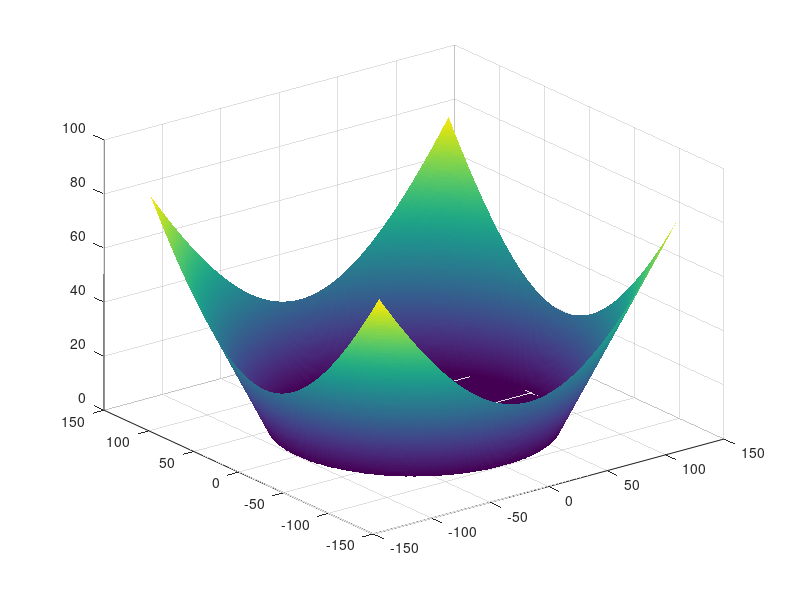
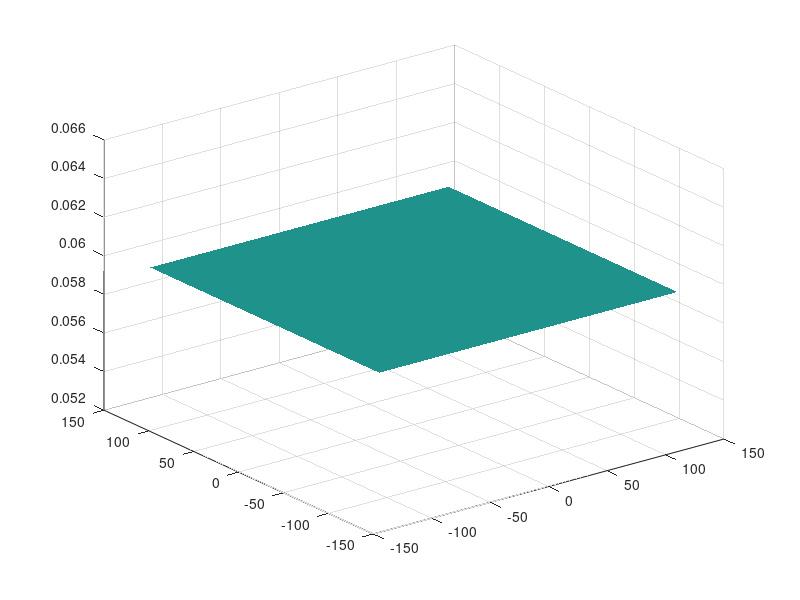

MATLAB code for these plots, in order: (Note: this script raises an error after producing the figures.)

%%% Multi-track simulation
%%% We will turn off all disp in GP2DF!!!!
clearvars
% % close all
format compact
close all
tic
%%
%%
disp(date);
%%%%%%%% Define Constants
disp('Defining Constants');

%%% Physical Constants
hbar = 0.6582;	% Plank's Constant (meV.ps)
c=3*10^14*10^-12;	% Speed of light (um/ps)
me=511*10^6/c^2;	% Free electron mass (meV/c^2)
mp=(7*10^-5)*me; % mass of Cavity photon
%%% Calculation Contronl
tstart = 1;	% Initial Dynamics time (ps)
tfinish = 200;	% Finish time (ps)     % reservoir steady state time needed: 100 ps; +20 ps;
tp = tfinish/2;
tstep=0.1;%0.25;	% Frequency to stroe data
Nt=(tfinish-tstart)/tstep;
%%%%%% End

%%%%%% Grid of energy, momentum and real space
%%% For energy
Ns=400;	% Sub-steps;
% Although data will be store for every tstep, it will be calculate over smaller intervals, Ns sets the number of intervals for every tstep;
sstep=tstep/Ns;	% This time step in time used in solving the differential equations; (ps)


uc=1; % Unit cell size (um)
nuc=128; % Number of Unit Cell in one direction from 0-end


%%% For real space
num_p = 2;
Nx=nuc*num_p;	% Number of points in x-axis
Ny=nuc*num_p;	% Number of points in y-axis
xmax=nuc*uc;	% Set x range (um)
ymax=nuc*uc;	% set y range (um)
x=((1:Nx)'-Nx/2-1)*2*xmax/Nx';	% Grid in x
y=((1:Ny)'-Ny/2-1)*2*ymax/Ny';  % Grid in y
dx=abs(x(4)-x(3));	% dx (um)
dy=abs(y(4)-y(3));      % dy
x0=Nx/2+1;  % x=0 index
y0=Ny/2+1;
[X,Y]=meshgrid(x,y);

%%% For momentum space
kxmax=pi/dx; % maxmium of k valus (um^-1)
kymax=pi/dy;
kx=((1:Nx)'-Nx/2-1)*pi/xmax;	% Grid in kx
ky=((1:Ny)'-Ny/2-1)*pi/ymax;	% Grid in ky
dkx=2*kxmax/Nx;	% dkx
dky=2*kymax/Ny;	% dky
[KX,KY]=meshgrid(kx,ky);
%%%%%% END

%%%%%% Dispersion
EC=(hbar^2)*(KX.^2+KY.^2)/(2*mp);

%%%%% Nonlinear interaction %%%%%%%%
%%%%% Parameters controled by experimantal
alphaNL=2*10^-3;	%meV*um^2
Gin = 0.02;   % Gain rate 0.02 ps^-1 um^2
beta= 10^-2;


%%%%%% Pump parameters: Laguerre Gaussian pumping
%%% Pump Rate Intensity no dxdy thing!!!!



omega = 0.15/hbar; %ps^-1
tauP = 14;   % ps
tauR = 120; % ps
Gamma = 1*hbar/(2*tauP);

% Pump intensity 
% P0 = 0.001;
% P0 = 0.05*Gamma*sqrt(hbar*omega/alphaNL);

ratio = 2;
Inten_Pn = ratio*1/(Gin*tauP*tauR);
% Inten_Pr = 0.05*20;
Inten_Pr = 0.05*20;
% Inten_Pr = 0.05*100;
sigr = 6; % size
sigr_Poten = 2;
sigr_non = 10;

locate_pump = -50;
locate_poten = 10;

RL = sqrt(X.^2+(Y-locate_pump).^2);
RL_non = sqrt(X.^2+(Y+locate_poten).^2);
RL_poten = sqrt(X.^2+(Y+locate_poten).^2);
Phase = atan2(Y,X);

%Gaussian
r = sqrt(X.^2 + Y.^2);

absorbL = 100;
streng = 1;
RL_ab=sqrt((X).^2+(Y).^2);
ab_boundary = streng*(RL_ab-absorbL>0).*(RL_ab-absorbL)*(-1i);

kky = -0.5; %um^-1
% kky = -3.4;
Pr = Inten_Pr*exp(-(RL/sigr).^2).*exp(-1i*kky*Y);
Pn = Inten_Pn*ones(length(x),length(x));




PE = 10; %meV;
Poten = PE*exp(-(RL_poten/sigr_Poten).^2);


figure()
surf(x,y,abs(ab_boundary))
shading interp

figure()
surf(x,y,abs(Pn))
shading interp
% saveas(gcf,'images/particle_number.jpg')
% saveas(gcf,sprintf('images/%d.jpg',1))


Poten = Poten + ab_boundary;






%%


%%%%%% Define Fehlberg coefficients (for fifth order Runge-Kutta procedure)
ai(1)=16/135;
ai(2)=0;
ai(3)=6656/12825;
ai(4)=28561/56430;
ai(5)=-9/50;
ai(6)=2/55; %#ok<NASGU>

aibi(1)=1/360;
aibi(2)=0;
aibi(3)=-128/4275;
aibi(4)=-2197/75240;
aibi(5)=1/50;
aibi(6)=2/55;

dij(1,1)=0;
dij(2,1)=1/4;
dij(3,1)=3/32;          dij(3,2)=9/32;
dij(4,1)=1932/2197;     dij(4,2)=-7200/2197;    dij(4,3)=7296/2197;
dij(5,1)=439/216;       dij(5,2)=-8;            dij(5,3)=3680/513;
dij(5,4)=-845/4104;
dij(6,1)=-8/27;         dij(6,2)=2;             dij(6,3)=-3544/2565;
dij(6,4)=1859/4104;     dij(6,5)=-11/40;
%%%%%% END

% Load initial condition
%load psi_601.mat
%load res_601.mat
%psi_ini = psi5;
%rev_ini = rev5;
%clear psi5 rev5

%%%%%% Define the initial state

t=0;	% Real time (ps)
%%% Take the initial wavefunction
% set the random seed
rng('shuffle'); % make the initial seed depned on current time
%rng('default'); % make sure the same random initial condition
% psi5=10e-1*(zeros(Ny,Nx)+1i*zeros(Ny,Nx));
% psi5=exp(-X.^2/4).*exp(-Y.^2/4).*exp(1i*X*2);
% psi5 = Pxy1;
% psi5=10e-2*(randn(Ny,Nx)+1i*randn(Ny,Nx));
psi5 = 10e-1*(zeros(Ny,Nx)+1i*zeros(Ny,Nx));
rev5 = 10e-1*(zeros(Ny,Nx)+1i*zeros(Ny,Nx));
% noise = 10e-10*(randn(Ny,Nx)+1i*randn(Ny,Nx));
%%%%%% END






para = struct('hbar',hbar,'sstep',sstep,'alpha',alphaNL,'tauP',tauP, ...
    'Pr',Pr,'Pn',Pn,'omega',omega,'tp',tp,'Gamma',Gamma,'EC',EC,'Gin',Gin,'beta',beta,'tauR',tauR,'Poten',Poten);
%%%%%% 5th order Runge-Kutta Algorithm
for si=0:1:4
    t=si*sstep;

    % Label theta at next, current and 4 sub-timesteps behind
    psin1=['psi',sprintf('%g',si+5+1)];	% Label of next sub-timestep
    psin = ['psi',sprintf('%g',si+5)];      % Label of current sub-timestep
    psin_4 = ['psi',sprintf('%g',si+5-4)];  % Label of four sub-timesteps back

    % Label theta at next, current and 4 sub-timesteps behind
    revn1=['rev',sprintf('%g',si+5+1)];	% Label of next sub-timestep
    revn = ['rev',sprintf('%g',si+5)];      % Label of current sub-timestep
    revn_4 = ['rev',sprintf('%g',si+5-4)];  % Label of four sub-timesteps back


    % Calculate gradients
    [f1psi,f1rev] = fcal2D(...
        eval(psin),...
        eval(revn),...
        t,para);

    [f2psi,f2rev] = fcal2D(...
        eval(psin)+dij(2,1)*f1psi,...
        eval(revn)+dij(2,1)*f1rev,...
        t,para);

    [f3psi,f3rev] = fcal2D(...
        eval(psin)+dij(3,1)*f1psi+dij(3,2)*f2psi,...
        eval(revn)+dij(3,1)*f1rev+dij(3,2)*f2rev,...
        t,para);

    [f4psi,f4rev] = fcal2D(...
        eval(psin)+dij(4,1)*f1psi+dij(4,2)*f2psi+dij(4,3)*f3psi,...
        eval(revn)+dij(4,1)*f1rev+dij(4,2)*f2rev+dij(4,3)*f3rev,...
        t,para);

    [f5psi,f5rev] = fcal2D(...
        eval(psin)+dij(5,1)*f1psi+dij(5,2)*f2psi+dij(5,3)*f3psi+dij(5,4)*f4psi,...
        eval(revn)+dij(5,1)*f1rev+dij(5,2)*f2rev+dij(5,3)*f3rev+dij(5,4)*f4rev,...
        t,para);

    [f6psi,f6rev] = fcal2D(...
        eval(psin)+dij(6,1)*f1psi+dij(6,2)*f2psi+dij(6,3)*f3psi+dij(6,4)*f4psi+dij(6,5)*f5psi,...
        eval(revn)+dij(6,1)*f1rev+dij(6,2)*f2rev+dij(6,3)*f3rev+dij(6,4)*f4rev+dij(6,5)*f5rev,...
        t,para);

    % Calculate fields at next sub-timestep
    eval([psin1 '=eval(psin)+ai(1)*f1psi+ai(2)*f2psi+ai(3)*f3psi+ai(4)*f4psi+ai(5)*f5psi+ai(6)*f6psi;']);
    eval([revn1 '=eval(revn)+ai(1)*f1rev+ai(2)*f2rev+ai(3)*f3rev+ai(4)*f4rev+ai(5)*f5rev+ai(6)*f6rev;']);

    % Calculate errors
    errorpsi=sum(sum(abs(...
        aibi(1)*f1psi+aibi(2)*f2psi+aibi(3)*f3psi...
        +aibi(4)*f4psi+aibi(5)*f5psi+aibi(6)*f6psi)))...
        /(sum(sum(abs(eval(psin1)))));

    % Clear psi at sub-timestep 6 substeps behind next substep
    clear(psin_4);
    clear(revn_4);

end
clear f1psi f2psi f3psi f4psi f5psi f6psi
clear f1rev f2rev f3rev f4rev f5rev f6rev

clear ai aibi dij

%%%%%% END

%%%%%% Prepare for 5th order Adams-Bashforth-Moulton Algorithm
% This part of the code prepares for the 5th order Adams-Bashforth-Moulton Algorithm. From the stored values of psi from the Runge-Kutta procedure it calculates the gradients, fpsi=dpsi/dt, for each sub-timestep. The results are the arrays: % fpsi6, fpsi7, fpsi8, fpsi9 We also keep the last value of the field: (psi10, theta10) This part of the procedure uses the function, fcal2D(psi,...,t), which gives the value of dpsi/dt
% Increment substep by one
si=si+1;        %si=5 now

% Label psi at previous four sub-timesteps
psin_1 = ['psi',sprintf('%g',si+5-1)];
psin_2 = ['psi',sprintf('%g',si+5-2)];
psin_3 = ['psi',sprintf('%g',si+5-3)];
psin_4 = ['psi',sprintf('%g',si+5-4)];

% Label f at previous four sub-timesteps
fpsin_1 = ['fpsi',sprintf('%g',si+5-1)];
fpsin_2 = ['fpsi',sprintf('%g',si+5-2)];
fpsin_3 = ['fpsi',sprintf('%g',si+5-3)];
fpsin_4 = ['fpsi',sprintf('%g',si+5-4)];

% Label phi at previous four sub-timesteps
revn_1 = ['rev',sprintf('%g',si+5-1)];
revn_2 = ['rev',sprintf('%g',si+5-2)];
revn_3 = ['rev',sprintf('%g',si+5-3)];
revn_4 = ['rev',sprintf('%g',si+5-4)];

% Label f at previous four sub-timesteps
frevn_1 = ['frev',sprintf('%g',si+5-1)];
frevn_2 = ['frev',sprintf('%g',si+5-2)];
frevn_3 = ['frev',sprintf('%g',si+5-3)];
frevn_4 = ['frev',sprintf('%g',si+5-4)];


% Calculate f at previous four sub-timesteps
eval([ '[' fpsin_1  ',' frevn_1 ']=fcal2D(' ...
    psin_1  ',' revn_1 ','...
    't,para);']);

eval([ '[' fpsin_2  ',' frevn_2 ']=fcal2D(' ...
    psin_2 ',' revn_2 ','...
    't,para);']);

eval([ '[' fpsin_3  ',' frevn_3 ']=fcal2D(' ...
    psin_3 ',' revn_3 ','...
    't,para);']);

eval([ '[' fpsin_4  ',' frevn_4 ']=fcal2D(' ...
    psin_4 ',' revn_4 ','...
    't,para);']);

% Clear psi at sub-timesteps earlier than last sub-timestep
clear(psin_1); clear('psin_1');
clear(psin_2); clear('psin_2');
clear(psin_3); clear('psin_3');
clear(psin_4); clear('psin_4');

clear(revn_1); clear('revn_1');
clear(revn_2); clear('revn_2');
clear(revn_3); clear('revn_3');
clear(revn_4); clear('revn_4');


%%%%%% END

%%%%%% Start main 5th order Adams-Bashforth-Moulton Algorithm for all remaining timesteps This is the main part of the algorithm that calculates psi and theta for every sub-timestep.  For each timestep after the initial equilibrium time set by E_tstart plots are made for the first Monte Carlo realization if allow_plots==true For each value in the sample time grid, defined by E_Samples, E_start, and tfinish the field is saved in the variable psi_Ei where Ei is an index The time dynamics of the first Monte Carlo realization is also stored in the variable psit (if allow_plots==1) This part of the procedure uses the function, fcalc2DIS(psi,...,t), which gives the value of dpsi/dt
psit=zeros(Ny,Nx);
revt=zeros(Ny,Nx);


for ti=0:1:tfinish/tstep

    t=ti*tstep+si*sstep;
    plot_t(ti+1) = t;
    disp([sprintf('%1.4f',t),' ps', sprintf(' \t %g',ti),' step ']);
    display(['|psi|^2 : ' sprintf('%1.4g',sum(sum(abs(psit).^2)))]);	% Why 1e8?
    display(['|rev|^2 : ' sprintf('%1.4g',sum(sum(revt)))]);	% Why 1e8?
    sum_psi(ti+1) = sum(sum(abs(psit).^2));



    while si<Ns
        t=ti*tstep+si*sstep;

        % Label f at next and previous 5 sub-timesteps
        fpsin1 = ['fpsi',sprintf('%g',si+5+1)];
        fpsin = ['fpsi',sprintf('%g',si+5)];
        fpsin_1 = ['fpsi',sprintf('%g',si+5-1)];
        fpsin_2 = ['fpsi',sprintf('%g',si+5-2)];
        fpsin_3 = ['fpsi',sprintf('%g',si+5-3)];
        fpsin_4 = ['fpsi',sprintf('%g',si+5-4)];

        % Label f at next and previous 5 sub-timesteps
        frevn1 = ['frev',sprintf('%g',si+5+1)];
        frevn = ['frev',sprintf('%g',si+5)];
        frevn_1 = ['frev',sprintf('%g',si+5-1)];
        frevn_2 = ['frev',sprintf('%g',si+5-2)];
        frevn_3 = ['frev',sprintf('%g',si+5-3)];
        frevn_4 = ['frev',sprintf('%g',si+5-4)];



        % Label psi at next and last sub-timestep
        psin1 = ['psi',sprintf('%g',si+5+1)];
        psin = ['psi',sprintf('%g',si+5)];

        revn1 = ['rev',sprintf('%g',si+5+1)];
        revn = ['rev',sprintf('%g',si+5)];


        % Calculate f at last sub-timestep
        eval([ '[' fpsin  ',' frevn ']=fcal2D(eval(psin),eval(revn),t,para);']);

        % Predict psi at next sub-timestep (Adams-Bashforth Formula)
        psiapprox=eval(psin)+(1/720)*(...
            1901*eval(fpsin)-2774*eval(fpsin_1)...
            +2616*eval(fpsin_2)-1274*eval(fpsin_3)...
            +251*eval(fpsin_4));

        revapprox=eval(revn)+(1/720)*(...
            1901*eval(frevn)-2774*eval(frevn_1)...
            +2616*eval(frevn_2)-1274*eval(frevn_3)...
            +251*eval(frevn_4));

        clear(fpsin_4);
        clear(frevn_4);

        % Predict f at next sub-timestep

        eval([ '[' fpsin1  ',' frevn1 ']=fcal2D(psiapprox,revapprox,t,para);']);

        % Correct psi at next sub-timestep (Adams-Moulton Formula)
        eval([ psin1 '=eval(psin)+(1/720)*',...
            '(251*eval(fpsin1)+646*eval(fpsin)-264*eval(fpsin_1)',...
            '+106*eval(fpsin_2)-19*eval(fpsin_3));']);
         % Correct rev at next sub-timestep (Adams-Moulton Formula)
        eval([ revn1 '=eval(revn)+(1/720)*',...
            '(251*eval(frevn1)+646*eval(frevn)-264*eval(frevn_1)',...
            '+106*eval(frevn_2)-19*eval(frevn_3));']);



        clear(psin);
        clear(revn);

        % Increment sub-timestep
        si=si+1;
    end

    if eval(['isnan(sum(sum(' psin1 ')))'])
        calcsuccess=false;
        disp('  Calculation Stopped: Time step too large')
        return
    end

    % Prepare for next timestep
    psi5=eval(psin1); clear(psin1);
    rev5=eval(revn1); clear(revn1);

    clear(fpsin1);
    clear(frevn1);


    fpsi4=eval(fpsin); clear(fpsin);
    fpsi3=eval(fpsin_1); clear(fpsin_1);
    fpsi2=eval(fpsin_2); clear(fpsin_2);
    fpsi1=eval(fpsin_3); clear(fpsin_3);

    frev4=eval(frevn); clear(frevn);
    frev3=eval(frevn_1); clear(frevn_1);
    frev2=eval(frevn_2); clear(frevn_2);
    frev1=eval(frevn_3); clear(frevn_3);


    si=0;

    if ti>=tstart/tstep
        % store the result
        %         psiall=sum(sum(abs(psi5).^2));
        %         phiall=sum(sum(abs(phi5).^2));
        %         resall=sum(sum(rev5));
        save(['./result/psi_' sprintf('%g',ti-tstart/tstep+1)],'psi5','t');
        save(['./result/rev_' sprintf('%g',ti-tstart/tstep+1)],'rev5','t');

    end
    psit=psi5;
    revt=rev5;
    M(:,:,ti+1) = psit;


end
%%
Psi_M = abs(M).^2;
len_Psi = size(Psi_M);
for i = 1:len_Psi(3)
    Particle_num(i) = sum(sum(Psi_M(:,:,i)));
end

time = 0:tstep:tfinish;

figure()
plot(time, Particle_num)
xlabel('ps')
saveas(gcf,'particle_number.jpg')
%

%%
mat_size = size(M);

normal_sel = 0.6;
for i = 1:mat_size(3)
    inten_M = abs(M(:,:,i)).^normal_sel;
    final_density(:,:,i) = inten_M/max(max(inten_M));
end


%%
% figure()
% pcolor(X,Y,final_density(:,:,end))
% colormap hot
% shading flat
% axis([-32 32 -32 32]);

for i = 1:mat_size(3)
    % figure()
    pcolor(X,Y,final_density(:,:,i))
    colormap hot
    shading flat
    viscircles([0,-locate_poten],sigr_Poten,'LineStyle','--');
    axis([-32 32 -32 32]);
    saveas(gcf,sprintf('images/%d.jpg',i))
end

% time = 0:tstep:tfinish;
% fig_name =  sprintf('ratio = %0.2f, radius_non = %0.2f.jpg',ratio,sigr_non);
% figure()
% pcolor(X,Y,final_density(:,:,end));
% viscircles([0,-locate_poten],sigr_Poten,'LineStyle','--');
% colorbar
% colormap hot
% shading flat
% axis equal
% title(['time : ' sprintf('%g',time(end)),'ps'],"FontSize",20);
% axis([-32 32 -32 32]);
% saveas(gcf,fig_name)
% 
% fig_name2 =  sprintf('Phase : ratio = %0.2f, radius_non = %0.2f.jpg',ratio,sigr_non);
% figure()
% pcolor(X,Y,angle(M(:,:,end)));
% viscircles([0,-locate_poten],sigr_Poten,'LineStyle','--');
% colormap gray
% shading flat
% axis equal
% title(['time : ' sprintf('%g',time(end)),'ps'],"FontSize",20);
% axis([-32 32 -32 32]);
% saveas(gcf,fig_name2)



% plot(plot_t(1:find(plot_t==80)),sum_psi(1:find(plot_t==80)))
% x_r = 1:find(plot_t == tp);
% x_r = plot_t(1:find(plot_t==tp));
% y_r = sum_psi(1:find(plot_t==tp));
% % 
% x_l = plot_t(find(plot_t==tp)+1:end) - (plot_t(end)-tp);
% y_l = flip(sum_psi((find(plot_t==tp)+1:end)));


% save parameters
% save ./result/parameters

% title_name = sprintf('%0.2fPth',ratio);

% figure()
% plot(x_r,y_r)
% hold on
% plot(x_l,y_l,'r')
% title(title_name,'FontSize',20)
% saveas(gcf,[title_name,'.png']);
% time = 0:tstep:tfinish;
% figure()
% plot(time, sum_psi)
% saveas(gcf,'plot.png');

%%
% Image generation for movie

% for i = 1:mat_size(3)
%     filename =  sprintf('%dth.jpg',i);
%     % figure()
%     pcolor(X,Y,final_density(:,:,i));
%     viscircles([0,-locate_poten],sigr_Poten,'LineStyle','--');
%     colormap hot
%     shading flat
%     axis equal
%     title(['time : ' sprintf('%g',time(i)),'ps'],"FontSize",20);
%     % axis([-32 32 -32 32]);
%     FolderName = 'movie';
%     [~, file]  = fileparts(filename);  % Remove extension
%     saveas(gca, fullfile(FolderName, [file, '.jpg'])); 
%     % saveas(gcf,fig_name)
% 
% end
